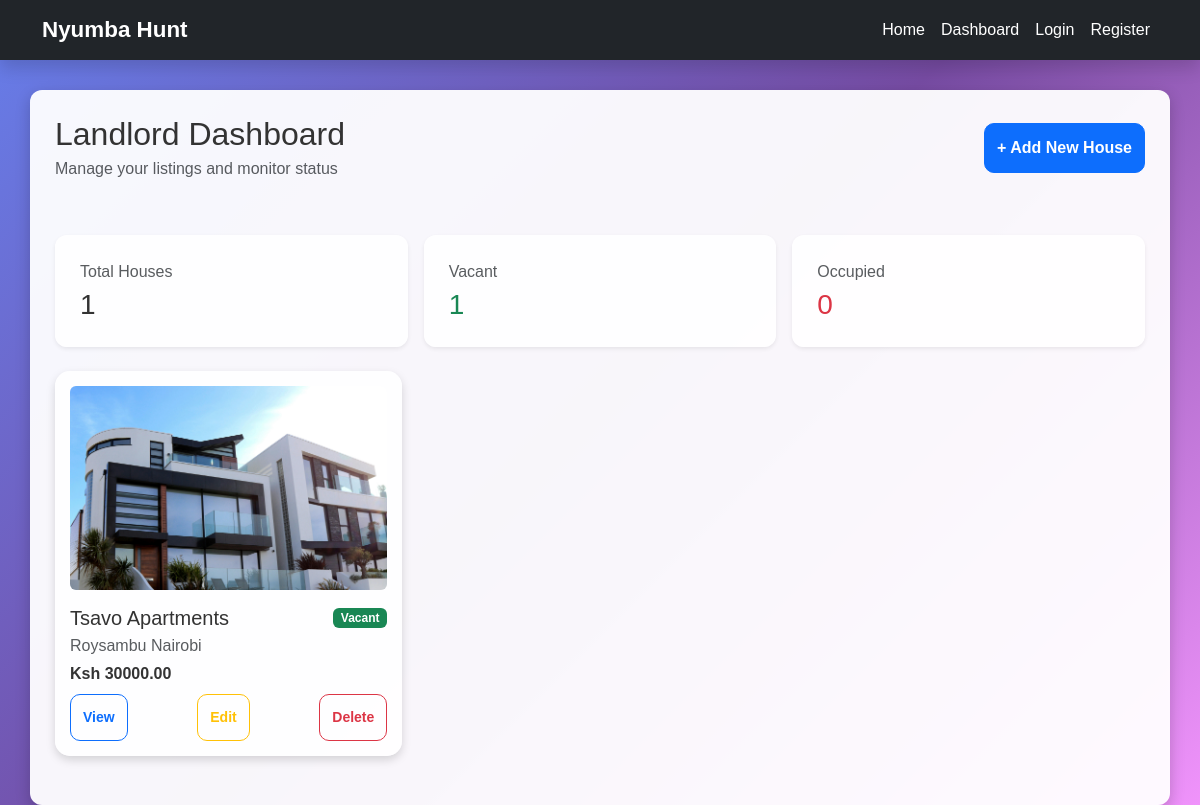
The app's page /dashboard/ (signed in), older data.
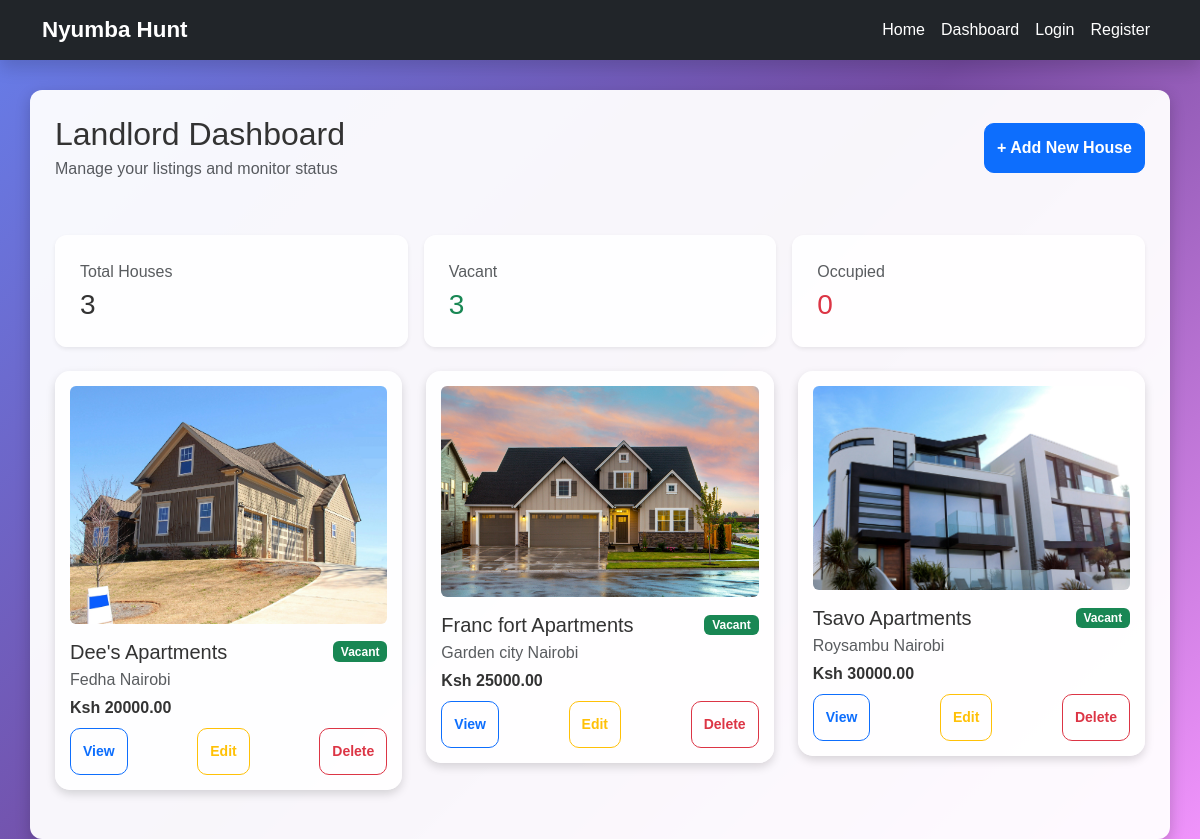
The same page, newer data.
### housesApp/models.py (models this page shows, shortened)
class House(models.Model):
    STATUS_VACANT = 'vacant'
    STATUS_OCCUPIED = 'occupied'
    STATUS_CHOICES = [
        (STATUS_VACANT, 'Vacant'),
        (STATUS_OCCUPIED, 'Occupied'),
    ]
    title = models.CharField(max_length=200)
    price = models.DecimalField(max_digits=10, decimal_places=2)
    location = models.CharField(max_length=200)
    description = models.TextField()
    image = models.ImageField(upload_to='house_images/')
    status = models.CharField(max_length=20, choices=STATUS_CHOICES, default=STATUS_VACANT)
    owner = models.ForeignKey(User, on_delete=models.CASCADE, related_name='houses', null=True, blank=True)

### housesApp/views.py (the view)
# urls.py: path('dashboard/', views.landlord_dashboard, name='dashboard'),
@login_required
def landlord_dashboard(request):
    houses_qs = House.objects.filter(owner=request.user).order_by('-id')
    stats = {
        'total': houses_qs.count(),
        'vacant': houses_qs.filter(status=House.STATUS_VACANT).count(),
        'occupied': houses_qs.filter(status=House.STATUS_OCCUPIED).count(),
    }
    context = {'houses': houses_qs, 'stats': stats}
    return render(request, 'housesApp/dashboard.html', context)

### housesApp/templates/housesApp/dashboard.html
{% extends "housesApp/base.html" %}
{% load static %}
{% block content %}
<div class="d-flex flex-wrap align-items-center justify-content-between mb-4">
    <div>
        <h2 class="mb-1">Landlord Dashboard</h2>
        <p class="text-muted mb-0">Manage your listings and monitor status</p>
    </div>
    <a href="{% url 'admin:housesApp_house_add' %}" class="btn btn-primary" target="_blank">+ Add New House</a>
</div>
<div class="row g-3 mb-4">
    <div class="col-md-4">
        <div class="content-box shadow-sm">
            <p class="text-muted mb-1">Total Houses</p>
            <h3 class="mb-0">{{ stats.total }}</h3>
        </div>
    </div>
    <div class="col-md-4">
        <div class="content-box shadow-sm">
            <p class="text-muted mb-1">Vacant</p>
            <h3 class="mb-0 text-success">{{ stats.vacant }}</h3>
        </div>
    </div>
    <div class="col-md-4">
        <div class="content-box shadow-sm">
            <p class="text-muted mb-1">Occupied</p>
            <h3 class="mb-0 text-danger">{{ stats.occupied }}</h3>
        </div>
    </div>
</div>
<div class="row">
        {% for house in houses %}
        <div class="col-md-4 mb-4">
                <div class="house-card">
                        {% if house.image %}
                                <img src="{{ house.image.url }}" class="img-fluid rounded mb-3">
                        {% endif %}
                        <div class="d-flex justify-content-between align-items-center mb-1">
                            <h5 class="mb-0">{{ house.title }}</h5>
                            <span class="badge {% if house.status == 'vacant' %}bg-success{% else %}bg-secondary{% endif %}">
                                {{ house.get_status_display }}
                            </span>
                        </div>
                        <p class="mb-1 text-muted">{{ house.location }}</p>
                        <p class="fw-bold mb-2">Ksh {{ house.price }}</p>
                        <div class="d-flex justify-content-between mt-2">
                                <a href="{% url 'housesApp:house_detail' house.pk %}" class="btn btn-outline-primary btn-sm">View</a>
                                <a href="#" class="btn btn-outline-warning btn-sm">Edit</a>
                                <a href="#" class="btn btn-outline-danger btn-sm">Delete</a>
                        </div>
                </div>
        </div>
        {% empty %}
                <p>No houses added yet</p>
        {% endfor %}
</div>
{% endblock %}

### housesApp/templates/housesApp/base.html (shortened to what this page needs)
{% load static %}
<!DOCTYPE html>
<html lang="en">
<head>
    <link rel="stylesheet" href="https://cdn.jsdelivr.net/npm/bootstrap@5.3.2/dist/css/bootstrap.min.css">
    <link rel="stylesheet" href="{% static 'Css/style.css' %}?v=2">
</head>
<body>
<nav class="navbar navbar-expand-lg navbar-dark bg-dark shadow">
  <div class="container">
    <a class="navbar-brand" href="/">
      Nyumba Hunt
    </a>
    <div class="collapse navbar-collapse" id="navMenu">
      <ul class="navbar-nav ms-auto">
        <li class="nav-item"><a class="nav-link text-white" href="/">Home</a></li>
        <li class="nav-item"><a class="nav-link text-white" href="/dashboard/">Dashboard</a></li>
        <li class="nav-item"><a class="nav-link text-white" href="/login/">Login</a></li>
        <li class="nav-item"><a class="nav-link text-white" href="/register/">Register</a></li>
      </ul>
    </div>
  </div>
</nav>
<div class="container content-box">
    {% block content %}{% endblock %}
</div>
</body>
</html>

### housesApp/static/Css/style.css (style rules this page uses)
body { background: linear-gradient(135deg, #667eea 0%, #764ba2 50%, #f093fb 100%); background-size: cover; background-repeat: no-repeat; background-attachment: fixed; font-family: 'Poppins', sans-serif; min-height: 100vh; }
.navbar-brand { display: flex; align-items: center; color: #fff !important; font-weight: 600; font-size: 1.4rem; }
.house-card { background: rgba(255, 255, 255, 0.95); border-radius: 15px; padding: 15px; box-shadow: 0 4px 10px rgba(0,0,0,0.15); transition: transform 0.3s ease; }
.content-box { background: rgba(255,255,255,0.95); padding: 25px; border-radius: 12px; margin-top: 30px; box-shadow: 0 5px 15px rgba(0,0,0,0.2); }
h2, h3, h5, p { color: #333; }
.content-box .btn { border-radius: 10px; padding: 12px; font-weight: 600; }

Row changes from the older to the newer data that the page shows:
added House: image (picture), title "Dee's Apartments", status "Vacant", location "Fedha Nairobi", price "20000.00"
added House: image (picture), title "Franc fort Apartments", status "Vacant", location "Garden city Nairobi", price "25000.00"
Text that changed along with them:
{{ stats.total }}: "1" → "3"
{{ stats.vacant }}: "1" → "3"
